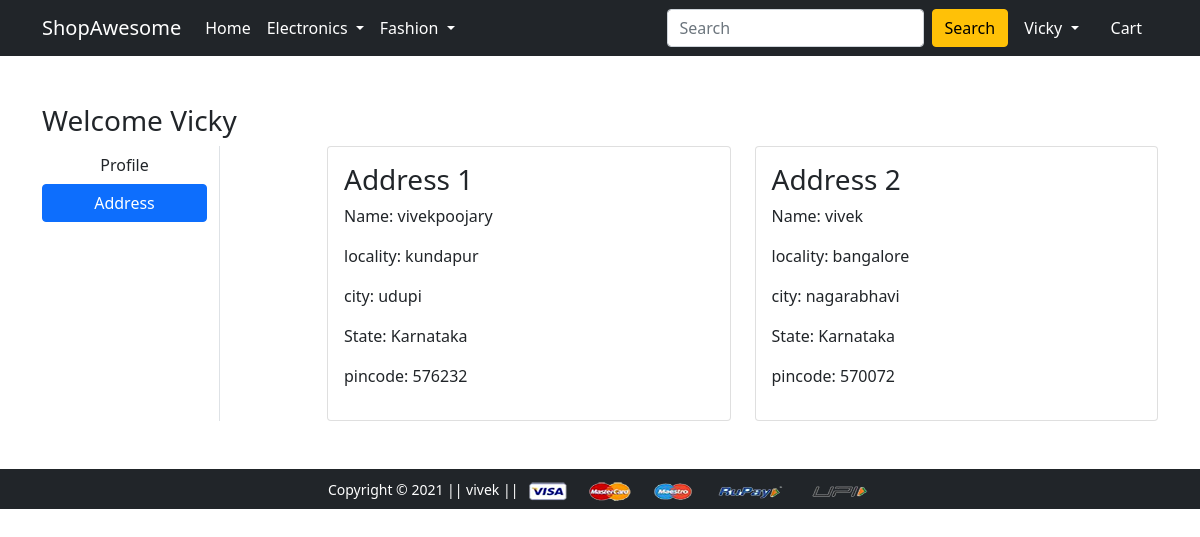
/address/ (signed in), run on the app's committed database.
### app/models.py (models this page shows, shortened)
class Customer(models.Model):
    user = models.ForeignKey(User, on_delete=models.CASCADE)
    name = models.CharField(max_length=200)
    locality = models.CharField(max_length=200)
    city = models.CharField(max_length=50)
    zipcode = models.IntegerField()
    state = models.CharField(choices=STATE_CHOICE,max_length=50)

### app/views.py (the view)
# urls.py: path('address/', views.address, name='address'),
@login_required
def address(request):
 addr = Customer.objects.filter(user=request.user)
 return render(request, 'app/address.html', {'addr':addr, 'active':'btn-primary'})

### app/templates/app/address.html (shortened to what this page needs)
{% extends 'app/base.html' %}
{% load static %}
{% block main-content %}
<div class="container my-5">
 <div class="row">
 <h3>Welcome <span class="text-capitalize">{{request.user}}</span></h3>
  <div class="col-sm-2 border-end">
   <ul class="list-unstyled">
    <li class="d-grid"><a href="{% url 'profile' %}" class="btn">Profile</a></li>
    <li class="d-grid"><a href="{% url 'address' %}" class="btn btn-primary {{active}}">Address</a></li>
   </ul>
  </div>
  <div class="col-sm-9 offset-sm-1">
   <div class="row">
    {% for ad in addr %}
    <div class="col-sm-6">
     <div class="card">
      <div class="card-body">
       <h3>Address {{forloop.counter}}</h3>
       <p>Name: {{ad.name}}</p>
       <p>locality: {{ad.locality}}</p>
       <p>city: {{ad.city}}</p>
       <p>State: {{ad.state}}</p>
       <p>pincode: {{ad.zipcode}}</p>
      </div>
     </div>
    </div>
    {% endfor %}
   </div>
  </div>
 </div>
</div>
{% endblock main-content %}

### app/templates/app/base.html (shortened to what this page needs)
<!doctype html>
{% load static %}
<html lang="en">
  <head>
    <link href="https://cdn.jsdelivr.net/npm/bootstrap@5.0.0-beta1/dist/css/bootstrap.min.css" rel="stylesheet">
    <link rel="stylesheet" href="{% static 'app/css/owl.carousel.min.css' %}">
    <link rel="stylesheet" href="{% static 'app/css/all.min.css' %}">
    <link rel="stylesheet" href="{% static 'app/css/style.css' %}">
  </head>
  <body>
    <nav class="navbar navbar-expand-lg navbar-dark bg-dark">
     <div class="container">
       <a class="navbar-brand" href="/">ShopAwesome</a>
       <div class="collapse navbar-collapse" id="navbarSupportedContent">
         <ul class="navbar-nav me-auto mb-2 mb-lg-0">
           <li class="nav-item">
             <a class="nav-link active" aria-current="page" href="/">Home</a>
           </li>
           <li class="nav-item dropdown">
             <a class="nav-link dropdown-toggle text-white" href="#" id="electronicsDropdown" role="button" data-bs-toggle="dropdown" aria-expanded="false">
               Electronics
             </a>
           </li>
           <li class="nav-item dropdown">
             <a class="nav-link dropdown-toggle text-white" href="#" id="fashionDropdown" role="button" data-bs-toggle="dropdown" aria-expanded="false">
               Fashion
             </a>
           </li>
         </ul>
         <form class="d-flex">
           <input class="form-control me-2" type="search" placeholder="Search" aria-label="Search">
           <button class="btn btn-warning" type="submit">Search</button>
         </form>
         <div>
          <ul class="navbar-nav me-auto mb-2 mb-lg-0">
              {% if request.user.is_authenticated %}
           <li class="nav-item dropdown mx-2">
              <a class="nav-link dropdown-toggle text-white" href="#" id="profileDropdown" role="button" data-bs-toggle="dropdown" aria-expanded="false">
                {{request.user.username|capfirst}}
              </a>
            </li>
            <li class="nav-item mx-2">
             <a href="{% url 'showcart' %}" class="nav-link text-white"> Cart </a>
            </li>
              {% endif %}
          </ul>
         </div>
       </div>
     </div>
    </nav>
    {% block main-content %} {% endblock main-content %}
    <footer class="container-fluid bg-dark text-center p-2 mt-5">
        <small class="text-white">Copyright &copy; 2021 || vivek || </small>
        <img src="{% static 'app/images/payment.png' %}" alt="" srcset="" class="img-fluid" height="2px">
    </footer>
  </body>
</html>

### data on the page
Customer: name "vivekpoojary", locality "kundapur", city "udupi", state "Karnataka", zipcode "576232"
Customer: name "vivek", locality "bangalore", city "nagarabhavi", state "Karnataka", zipcode "570072"

### other printed values
{{ request.user.username|capfirst }} "Vicky"
{{ request.user }} "Vicky"
